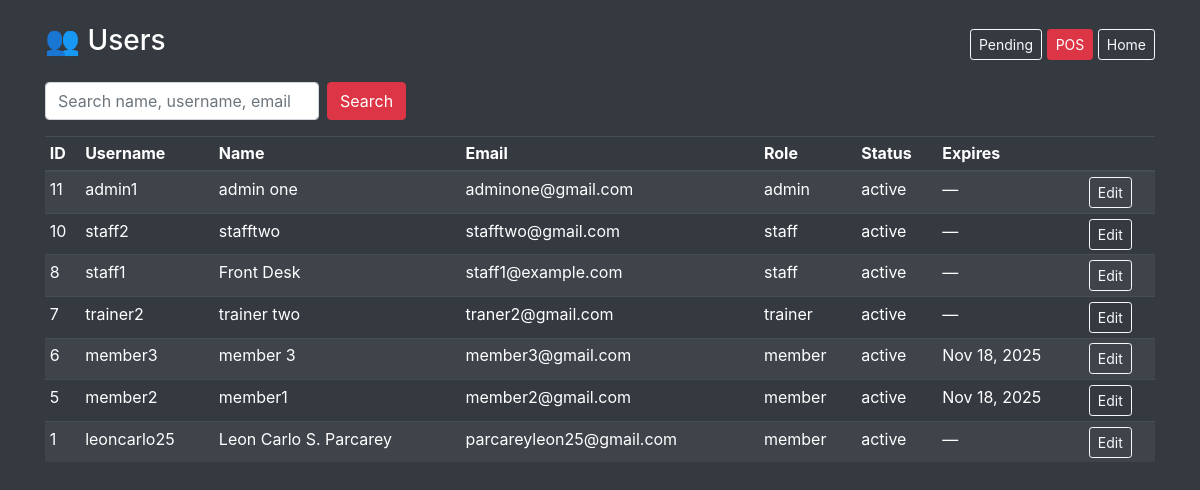
The app's page /staff_users.php (signed in) with its own data.
### tables this page shows
CREATE TABLE `users` (
  `id` int(11) NOT NULL,
  `username` varchar(100) NOT NULL,
  `password` varchar(255) NOT NULL,
  `full_name` varchar(150) DEFAULT NULL,
  `avatar_path` varchar(255) DEFAULT NULL,
  `email` varchar(150) DEFAULT NULL,
  `phone` varchar(50) DEFAULT NULL,
  `address` varchar(255) DEFAULT NULL,
  `role` enum('member','trainer','staff','admin') NOT NULL DEFAULT 'member',
  `status` enum('pending','active','suspended') NOT NULL DEFAULT 'active',
  `created_at` timestamp NOT NULL DEFAULT current_timestamp(),
  `membership_expires_at` datetime DEFAULT NULL,
  `id_number` varchar(20) DEFAULT NULL,
  `valid_id_path` varchar(255) DEFAULT NULL,
  `valid_id_status` enum('none','pending','approved','rejected') NOT NULL DEFAULT 'none',
  `valid_id_note` varchar(255) DEFAULT NULL,
  `valid_id_uploaded_at` datetime DEFAULT NULL
);

### staff_users.php (the view, shortened to what this page needs)
<?php
require __DIR__.'/db.php';
$q = trim($_GET['q'] ?? '');
$sql = "SELECT id, username, full_name, email, role, status, membership_expires_at FROM users";
$sql .= " ORDER BY id DESC LIMIT 200";
$res = $conn->query($sql);
?>
<!doctype html><html><head><meta charset="utf-8"><meta name="viewport" content="width=device-width, initial-scale=1">
<link rel="stylesheet" href="https://cdn.jsdelivr.net/npm/bootstrap@4.5.2/dist/css/bootstrap.min.css">
</head><body class="bg-dark text-white">
<div class="container py-4">
  <div class="d-flex justify-content-between align-items-center mb-3">
    <h3>👥 Users</h3>
    <div>
      <a href="staff_pending.php" class="btn btn-outline-light btn-sm">Pending</a>
      <a href="pos.php" class="btn btn-danger btn-sm">POS</a>
      <a href="home.php" class="btn btn-outline-light btn-sm">Home</a>
    </div>
  </div>
  <form class="form-inline mb-3">
    <input class="form-control mr-2" name="q" placeholder="Search name, username, email" value="<?=htmlspecialchars($q)?>">
    <button class="btn btn-danger">Search</button>
  </form>
  <div class="table-responsive">
    <table class="table table-dark table-striped table-sm">
      <thead><tr><th>ID</th><th>Username</th><th>Name</th><th>Email</th><th>Role</th><th>Status</th><th>Expires</th><th></th></tr></thead>
      <tbody>
        <?php while($u = $res->fetch_assoc()): ?>
          <tr>
            <td><?=$u['id']?></td>
            <td><?=htmlspecialchars($u['username'])?></td>
            <td><?=htmlspecialchars($u['full_name'])?></td>
            <td><?=htmlspecialchars($u['email'])?></td>
            <td><?=htmlspecialchars($u['role'])?></td>
            <td><?=htmlspecialchars($u['status'])?></td>
            <td><?= $u['membership_expires_at'] ? date('M d, Y', strtotime($u['membership_expires_at'])) : '—' ?></td>
            <td><a class="btn btn-outline-light btn-sm" href="user_edit.php?id=<?=$u['id']?>">Edit</a></td>
          </tr>
        <?php endwhile; $res->free(); ?>
      </tbody>
    </table>
  </div>
</div>
</body></html>

### records on screen
users: id "11", username "admin1", full_name "admin one", email "adminone@gmail.com", role "admin", status "active"
users: id "10", username "staff2", full_name "stafftwo", email "stafftwo@gmail.com", role "staff", status "active"
users: id "8", username "staff1", full_name "Front Desk", email "staff1@example.com", role "staff", status "active"
users: id "7", username "trainer2", full_name "trainer two", email "traner2@gmail.com", role "trainer", status "active"
users: id "6", username "member3", full_name "member 3", email "member3@gmail.com", role "member", status "active", membership_expires_at "Nov 18, 2025"
users: id "5", username "member2", full_name "member1", email "member2@gmail.com", role "member", status "active", membership_expires_at "Nov 18, 2025"
users: id "1", username "leoncarlo25", full_name "Leon Carlo S. Parcarey", email "parcareyleon25@gmail.com", role "member", status "active"
